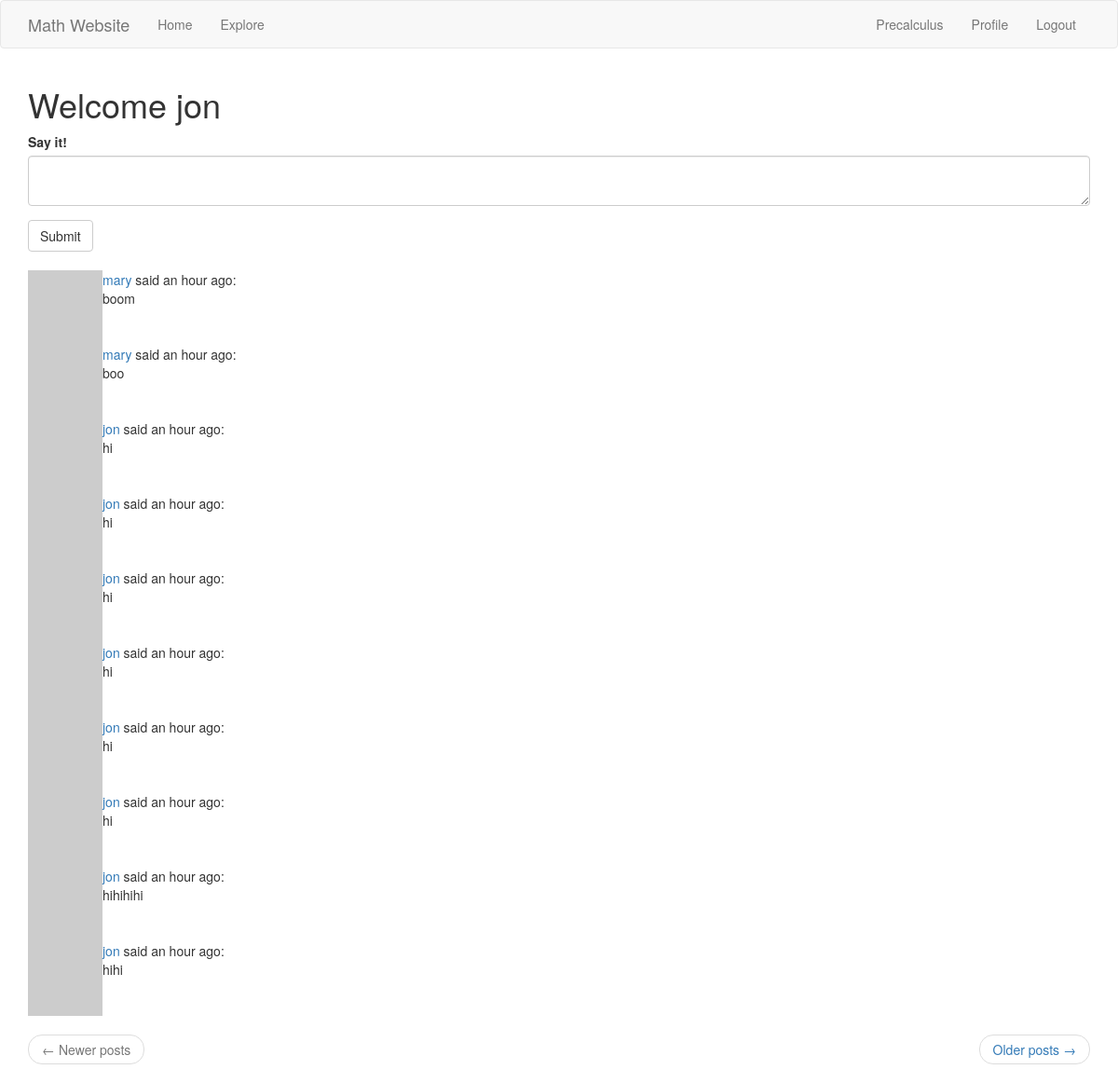
The app's page /index (signed in) with its own data.
### app/models.py (models this page shows, shortened)
class User(UserMixin, db.Model):
    id = db.Column(db.Integer, primary_key=True)
    username = db.Column(db.String(64), index=True, unique=True)
    email = db.Column(db.String(120), index=True, unique=True)
    password_hash = db.Column(db.String(128))
    posts = db.relationship('Post', backref='author', lazy='dynamic')
    about_me = db.Column(db.String(140))
    last_seen = db.Column(db.DateTime, default=datetime.utcnow)
    followed = db.relationship(
        'User', secondary=followers,
        primaryjoin=(followers.c.follower_id == id),
        secondaryjoin=(followers.c.followed_id == id),
        backref=db.backref('followers', lazy='dynamic'), lazy='dynamic')
    def avatar(self, size):
        digest = md5(self.email.lower().encode('utf-8')).hexdigest()
        return 'https://www.gravatar.com/avatar/{}?d=identicon&s={}'.format(
            digest, size)
    '''The self user on the left-hand side follows the value of the
"user" variable---the user whom our self user wishes to follow---in the append,
remove, and is_following method arguments on the right-hand side, as in the
following example:

user1.followed.append(user2)

where user1 is the self user and user2 is the value of the "user" variable
serving as the append argument.
'''
    def follow(self, user):
        '''The self parameter references the self user, while the "user"
    variable references the user self user wishes to follow.'''
        if not self.is_following(user):
            self.followed.append(user)
    def is_following(self, user):
        '''The is_following function queries the database to check if the self
    user, contained in the "self" parameter, is following the user contained
    in the "user" variable.'''
        return self.followed.filter(
            followers.c.followed_id == user.id).count() > 0
    def followed_posts(self):
        followed = Post.query.join(
            followers, (followers.c.followed_id == Post.user_id)).filter(
                followers.c.follower_id == self.id)
        own = Post.query.filter_by(user_id=self.id)
        return followed.union(own).order_by(Post.timestamp.desc())

class Post(db.Model):
    id = db.Column(db.Integer, primary_key=True)
    body = db.Column(db.String(140))
    timestamp = db.Column(db.DateTime, index=True, default=datetime.utcnow)
    user_id = db.Column(db.Integer, db.ForeignKey('user.id'))
    language = db.Column(db.String(5))

### app/main/routes.py (the view, shortened to what this page needs)
@bp.route('/', methods=['GET', 'POST'])
@bp.route('/index', methods=['GET', 'POST'])
@login_required
def index():
    form = PostForm()
    page = request.args.get('page', 1, type=int)
    '''This request.args.get() call takes in the parsed contents of a URL
query string, which is the part of the URL after the question mark in the
following formated URL

<scheme>://<netloc>/<path>;<params>?<query>#<fragment>

The parsed contents of the query string are keys in a Python dictionary. The
value of this "page" key corresponds to the same object on which a limit of
posts per view has been set in our config.py file under the "POSTS_PER_PAGE"
key. We paginate with respect to posts from those we follow and our own posts,
which is clear from the variable definitions and "return" statement of the
"followed_posts" function of our models.py file, starting from page 1, where
the pages are ordered by descending timestamp in the "followed_posts" function
of our models.py file.'''
    posts = current_user.followed_posts().paginate(
        page=page, per_page=current_app.config['POSTS_PER_PAGE'], error_out=False)
    next_url = url_for('main.index', page=posts.next_num)\
        if posts.has_next else None
    prev_url = url_for('main.index', page=posts.prev_num)\
        if posts.has_prev else None
    return render_template('index.html', title='Math Website',
        form = form, posts=posts.items, next_url=next_url, prev_url=prev_url)

### app/main/forms.py
class PostForm(FlaskForm):
    post = TextAreaField('Say it!', validators=[
        DataRequired(), Length(min=1, max=140)])
    submit = SubmitField('Submit')

### app/__init__.py (called while the page is built)
def get_locale():
    return request.accept_languages.best_match(current_app.config['LANGUAGES'])

### app/main/routes.py (called while the page is built)
@bp.before_request
def before_request():
    if current_user.is_authenticated:
        current_user.last_seen = datetime.utcnow()
        db.session.commit()
    g.locale = str(get_locale())

### app/models.py (called while the page is built)
@login.user_loader
def load_user(id):
    return User.query.get(int(id))

### app/templates/index.html
{% extends 'base.html' %}
{% import 'bootstrap/wtf.html' as wtf %}
{% block app_content %}
    <h1>Welcome {{ current_user.username }}</h1>
    {% if form %}
    {{ wtf.quick_form(form) }}
    <br>
    {% endif %}
    {% for post in posts %}
        {% include '_post.html' %}
    {% endfor %}
    <nav aria-label='...'>
        <ul class='pager'>
            <li
				class=
					'previous{% if not prev_url %} disabled{% endif %}'
			>
                <a href='{{ prev_url or "#" }}'>
                    <span aria-hidden='true'>&larr;</span>
					{{ ('Newer posts') }}
                </a>
            </li>
            <li class='next{% if not next_url %} disabled{% endif %}'>
                <a href='{{ next_url or "#" }}'>
                    {{ ('Older posts') }}
					<span aria-hidden='true'>&rarr;</span>
                </a>
            </li>
        </ul>
    </nav>
{% endblock %}

### app/templates/base.html (shortened to what this page needs)
{% extends 'bootstrap/base.html' %}
{% block navbar %}
    <nav class='navbar navbar-default'>
        <div class='container'>
            <div class='navbar-header'>
                <a class='navbar-brand' href='{{ url_for("main.index") }}'>Math Website</a>
            </div>
            <div class='collapse navbar-collapse' id='bs-example-navbar-collapse-1'>
                <ul class='nav navbar-nav'>
                    <li><a href='{{ url_for("main.index") }}'>{{ _('Home') }}</a></li>
                    <li><a href='{{ url_for("main.explore") }}'>{{ _('Explore') }}</a></li>
                </ul>
				 <ul class='nav navbar-nav navbar-right'>
					<li><a href='{{ url_for("main.precalculus") }}'>{{ _('Precalculus') }}</a></li>
                    {% if current_user.is_anonymous %}
                    <li><a href='{{ url_for("auth.login") }}'>{{ _('Login') }}</a></li>
					{% else %}
					<li><a href='{{ url_for("main.user", username=current_user.username) }}'>{{ _('Profile') }}</a></li>
                    <li><a href='{{ url_for("auth.logout") }}'>{{ _('Logout') }}</a></li>
                    {% endif %}
				</ul>
            </div>
        </div>
    </nav>
{% endblock %}
{% block content %}
    <div class='container'>
        {% block app_content %}{% endblock %}
    </div>
{% endblock %}

### app/templates/_post.html
	<table>
		<tr valign='top'>
			<td><img src='{{ post.author.avatar(36) }}'></td>
			<td>
				<a href='{{
					url_for("main.user", username=post.author.username)
					}}'>
					{{ post.author.username }}
				</a>
				said {{ moment(post.timestamp).fromNow() }}:
				<br>
				{{ post.body }}
			</td>
		</tr>
	</table>

### records on screen
User: username "jon"
Post: author.username "mary", timestamp "an hour ago", body "boom"
Post: author.username "mary", timestamp "an hour ago", body "boo"
Post: author.username "jon", timestamp "an hour ago", body "hi"
Post: author.username "jon", timestamp "an hour ago", body "hi"
Post: author.username "jon", timestamp "an hour ago", body "hi"
Post: author.username "jon", timestamp "an hour ago", body "hi"
Post: author.username "jon", timestamp "an hour ago", body "hi"
Post: author.username "jon", timestamp "an hour ago", body "hi"
Post: author.username "jon", timestamp "an hour ago", body "hihihihi"
Post: author.username "jon", timestamp "an hour ago", body "hihi"

### other values on screen
{{ ('Newer posts') }} "Newer posts"
{{ ('Older posts') }} "Older posts"
